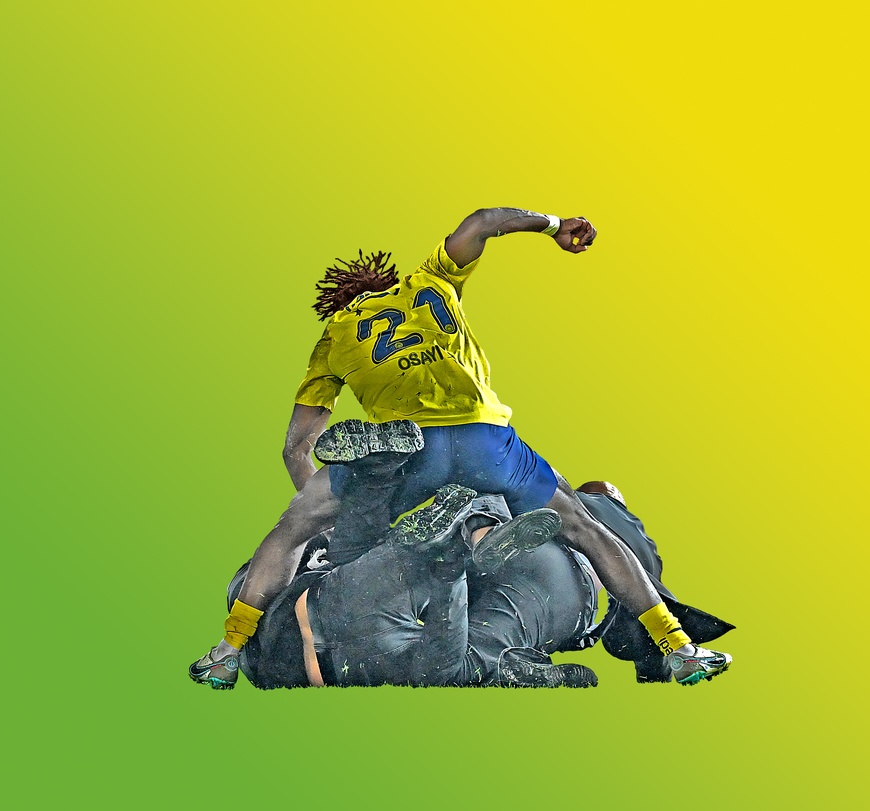
#> input picture 1- Temel OpenCv İşlemleri/Osayi.jpg, 870 x 811 px, shrunk from 2984 x 2780 before the run
$ python '2- Gray Image.py'
#> lines starting #> are read from the running program, lines starting #| are printed output that depends on the picture; pictures that were not available may be replaced by others from this repository, and a replacement may not be noted
# Gray İmage #

import cv2 as cv

path = "Osayi.jpg"

img = cv.imread(path)
#> img is the input picture: shape (811, 870, 3); mean B, G, R 46, 181.8, 163.2
cv.namedWindow("colored",cv.WINDOW_AUTOSIZE)
cv.imshow("colored", img)
cv.waitKey()

# Cvt Color

gray = cv.cvtColor(img, cv.COLOR_BGR2GRAY)
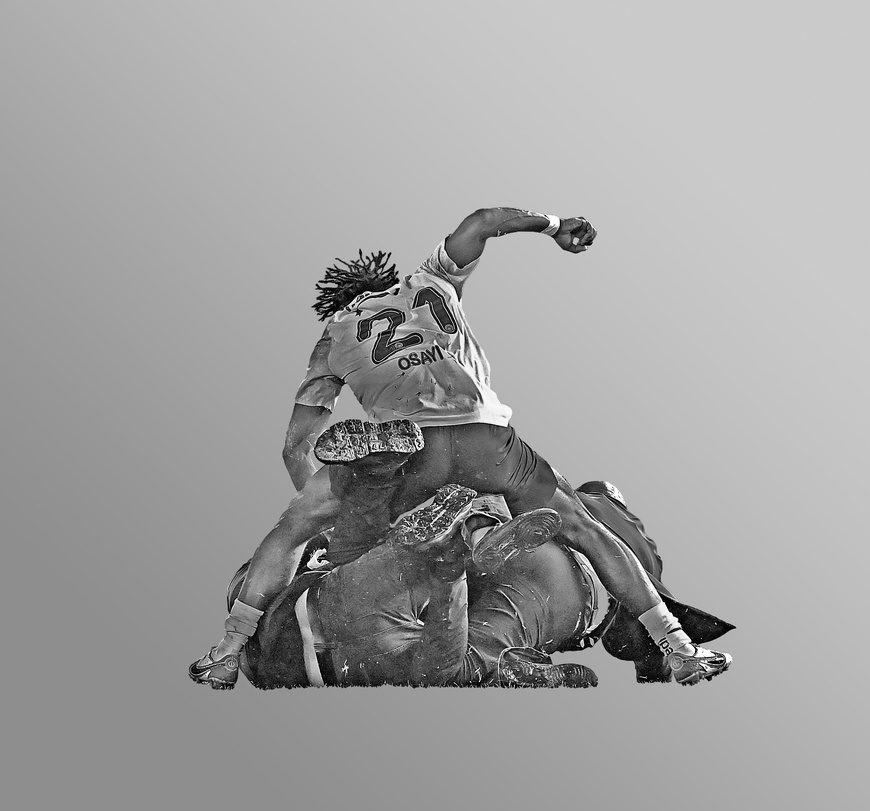
#> gray: shape (811, 870); min 0, max 255, mean 160.8
cv.namedWindow("Gray",cv.WINDOW_AUTOSIZE)
cv.imshow("Gray",gray)
cv.waitKey()

#imwrite

cv.imwrite(path+ "gray_osayi" ,gray)
cv.destroyWindow()

img = cv.imread(path + "Osayi.jpg",cv.IMREAD_GRAYSCALE)
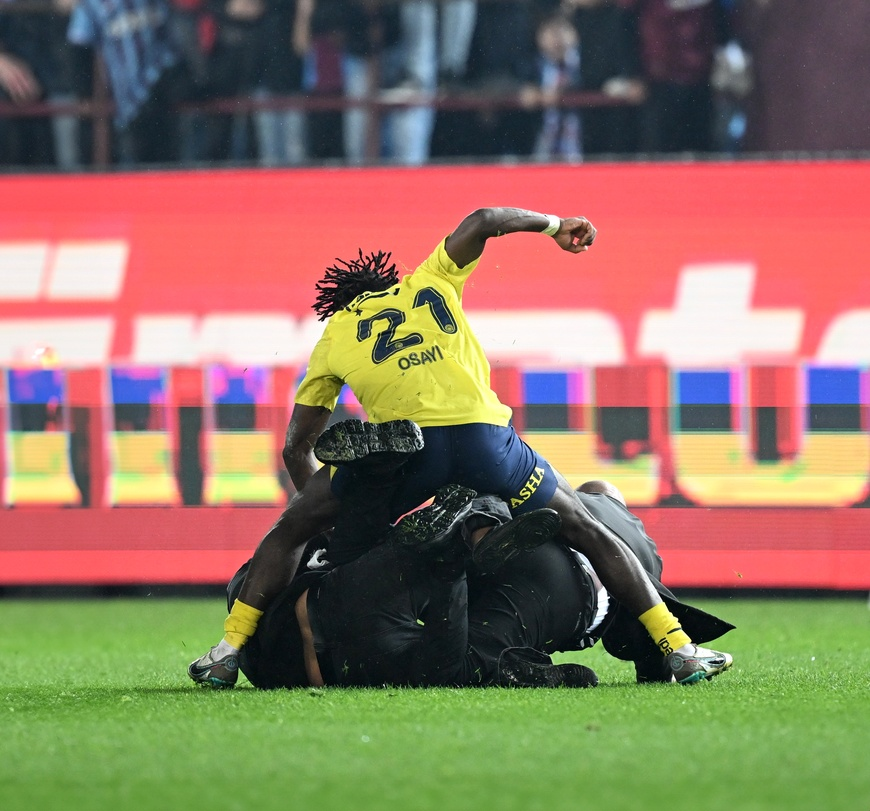
#> input picture 1- Temel OpenCv İşlemleri/Osayi orj.jpg, 870 x 811 px, shrunk from 2984 x 2780 before the run, given in place of Osayi.jpgOsayi.jpg, which was not available
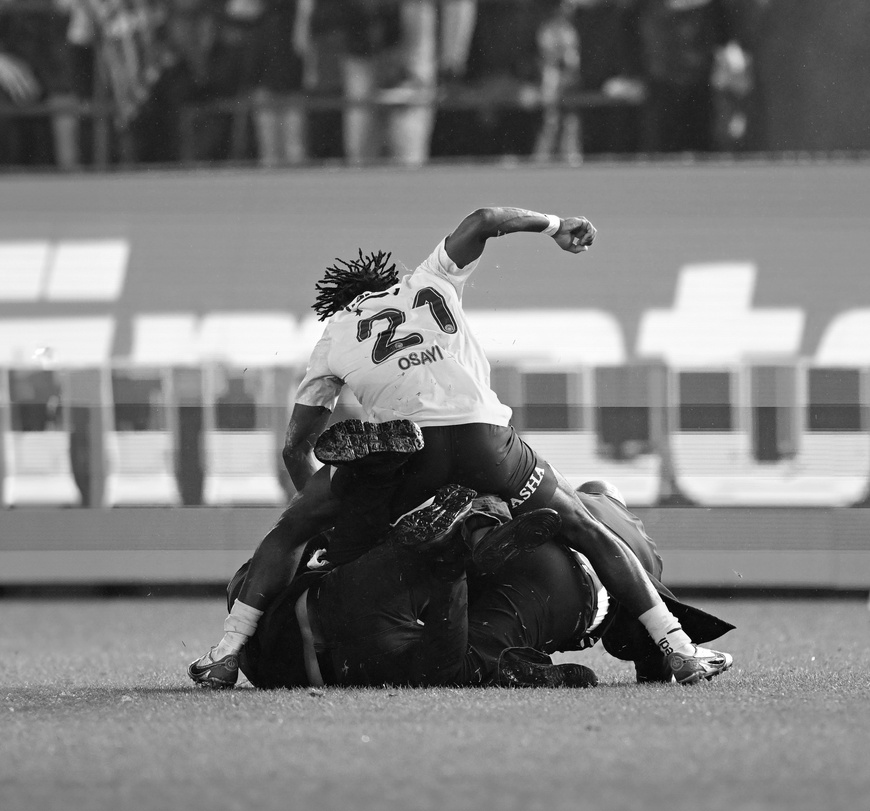
#> img: shape (811, 870); min 0, max 255, mean 122.2
cv.namedWindow("Gray",cv.WINDOW_AUTOSIZE)
cv.imshow("Gray",gray)
cv.waitKey(1)
